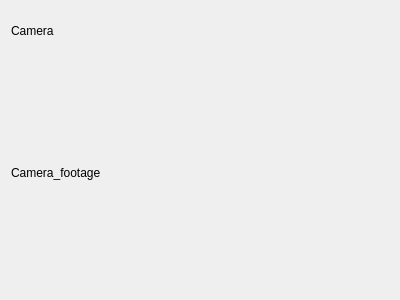
<?xml version="1.0" encoding="UTF-8"?>
<ui version="4.0">
 <class>Form</class>
 <widget class="QWidget" name="Form">
  <property name="geometry">
   <rect>
    <x>0</x>
    <y>0</y>
    <width>400</width>
    <height>300</height>
   </rect>
  </property>
  <property name="windowTitle">
   <string>Form</string>
  </property>
  <layout class="QVBoxLayout" name="verticalLayout">
   <item>
    <widget class="QLabel" name="label">
     <property name="sizePolicy">
      <sizepolicy hsizetype="Preferred" vsizetype="Preferred">
       <horstretch>0</horstretch>
       <verstretch>1</verstretch>
      </sizepolicy>
     </property>
     <property name="text">
      <string>Camera</string>
     </property>
    </widget>
   </item>
   <item>
    <widget class="QLabel" name="label_2">
     <property name="sizePolicy">
      <sizepolicy hsizetype="Preferred" vsizetype="Preferred">
       <horstretch>0</horstretch>
       <verstretch>6</verstretch>
      </sizepolicy>
     </property>
     <property name="text">
      <string>Camera_footage</string>
     </property>
     <property name="scaledContents">
      <bool>true</bool>
     </property>
     <property name="margin">
      <number>1</number>
     </property>
    </widget>
   </item>
  </layout>
 </widget>
 <resources/>
 <connections/>
</ui>
